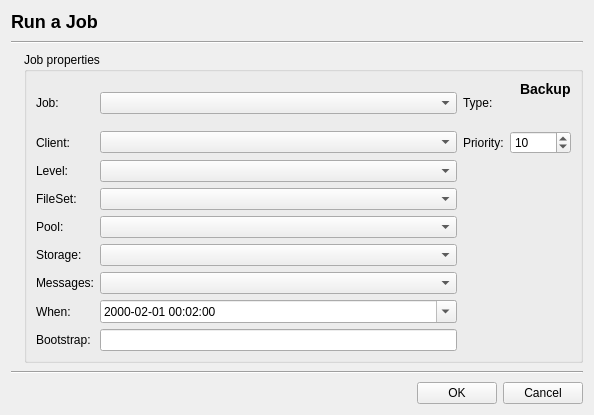
<ui version="4.0" >
 <class>runForm</class>
 <widget class="QWidget" name="runForm" >
  <property name="geometry" >
   <rect>
    <x>0</x>
    <y>0</y>
    <width>594</width>
    <height>415</height>
   </rect>
  </property>
  <property name="sizePolicy" >
   <sizepolicy vsizetype="Preferred" hsizetype="Preferred" >
    <horstretch>0</horstretch>
    <verstretch>0</verstretch>
   </sizepolicy>
  </property>
  <property name="windowTitle" >
   <string>Run job</string>
  </property>
  <layout class="QVBoxLayout" >
   <item>
    <widget class="QLabel" name="run" >
     <property name="maximumSize" >
      <size>
       <width>16777215</width>
       <height>30</height>
      </size>
     </property>
     <property name="font" >
      <font>
       <pointsize>11</pointsize>
      </font>
     </property>
     <property name="text" >
      <string>&lt;h3>Run a Job&lt;/h3></string>
     </property>
    </widget>
   </item>
   <item>
    <widget class="Line" name="line" >
     <property name="sizePolicy" >
      <sizepolicy vsizetype="Expanding" hsizetype="Minimum" >
       <horstretch>0</horstretch>
       <verstretch>0</verstretch>
      </sizepolicy>
     </property>
     <property name="minimumSize" >
      <size>
       <width>0</width>
       <height>5</height>
      </size>
     </property>
     <property name="orientation" >
      <enum>Qt::Horizontal</enum>
     </property>
    </widget>
   </item>
   <item>
    <layout class="QHBoxLayout" >
     <item>
      <widget class="QLabel" name="label_12" >
       <property name="text" >
        <string/>
       </property>
       <property name="pixmap" >
        <pixmap resource="../main.qrc" >:/images/runit.png</pixmap>
       </property>
      </widget>
     </item>
     <item>
      <widget class="QGroupBox" name="groupBox" >
       <property name="title" >
        <string>Job properties</string>
       </property>
       <layout class="QGridLayout" >
        <item row="0" column="0" >
         <widget class="QLabel" name="label_6" >
          <property name="text" >
           <string>Job:</string>
          </property>
          <property name="buddy" >
           <cstring>jobCombo</cstring>
          </property>
         </widget>
        </item>
        <item row="0" column="1" >
         <widget class="QComboBox" name="jobCombo" />
        </item>
        <item row="0" column="2" colspan="2" >
         <layout class="QHBoxLayout" >
          <property name="spacing" >
           <number>6</number>
          </property>
          <property name="leftMargin" >
           <number>0</number>
          </property>
          <property name="topMargin" >
           <number>0</number>
          </property>
          <property name="rightMargin" >
           <number>0</number>
          </property>
          <property name="bottomMargin" >
           <number>0</number>
          </property>
          <item>
           <widget class="QLabel" name="label_7" >
            <property name="text" >
             <string>Type:</string>
            </property>
           </widget>
          </item>
          <item>
           <widget class="QLabel" name="typeLabel" >
            <property name="text" >
             <string>&lt;h3>Backup&lt;h3/></string>
            </property>
           </widget>
          </item>
         </layout>
        </item>
        <item row="1" column="0" >
         <widget class="QLabel" name="label_8" >
          <property name="text" >
           <string>Client:</string>
          </property>
          <property name="buddy" >
           <cstring>clientCombo</cstring>
          </property>
         </widget>
        </item>
        <item row="1" column="1" >
         <widget class="QComboBox" name="clientCombo" />
        </item>
        <item row="1" column="2" >
         <widget class="QLabel" name="label_4" >
          <property name="text" >
           <string>Priority:</string>
          </property>
          <property name="buddy" >
           <cstring>prioritySpin</cstring>
          </property>
         </widget>
        </item>
        <item row="1" column="3" >
         <widget class="QSpinBox" name="prioritySpin" >
          <property name="minimum" >
           <number>1</number>
          </property>
          <property name="maximum" >
           <number>10000</number>
          </property>
          <property name="value" >
           <number>10</number>
          </property>
         </widget>
        </item>
        <item row="2" column="0" >
         <widget class="QLabel" name="label_11" >
          <property name="text" >
           <string>Level:</string>
          </property>
          <property name="buddy" >
           <cstring>levelCombo</cstring>
          </property>
         </widget>
        </item>
        <item row="2" column="1" >
         <widget class="QComboBox" name="levelCombo" />
        </item>
        <item rowspan="5" row="2" column="3" >
         <spacer>
          <property name="orientation" >
           <enum>Qt::Vertical</enum>
          </property>
          <property name="sizeHint" >
           <size>
            <width>56</width>
            <height>151</height>
           </size>
          </property>
         </spacer>
        </item>
        <item row="3" column="0" >
         <widget class="QLabel" name="label_9" >
          <property name="text" >
           <string>FileSet:</string>
          </property>
          <property name="buddy" >
           <cstring>filesetCombo</cstring>
          </property>
         </widget>
        </item>
        <item row="3" column="1" >
         <widget class="QComboBox" name="filesetCombo" />
        </item>
        <item row="4" column="0" >
         <widget class="QLabel" name="label_3" >
          <property name="text" >
           <string>Pool:</string>
          </property>
          <property name="buddy" >
           <cstring>poolCombo</cstring>
          </property>
         </widget>
        </item>
        <item row="4" column="1" >
         <widget class="QComboBox" name="poolCombo" />
        </item>
        <item row="5" column="0" >
         <widget class="QLabel" name="label_2" >
          <property name="text" >
           <string>Storage:</string>
          </property>
          <property name="buddy" >
           <cstring>storageCombo</cstring>
          </property>
         </widget>
        </item>
        <item row="5" column="1" >
         <widget class="QComboBox" name="storageCombo" />
        </item>
        <item row="6" column="0" >
         <widget class="QLabel" name="label_10" >
          <property name="text" >
           <string>Messages:</string>
          </property>
          <property name="buddy" >
           <cstring>messagesCombo</cstring>
          </property>
         </widget>
        </item>
        <item row="6" column="1" >
         <widget class="QComboBox" name="messagesCombo" />
        </item>
        <item row="7" column="0" >
         <widget class="QLabel" name="label" >
          <property name="text" >
           <string>When:</string>
          </property>
          <property name="buddy" >
           <cstring>dateTimeEdit</cstring>
          </property>
         </widget>
        </item>
        <item row="7" column="1" >
         <widget class="QDateTimeEdit" name="dateTimeEdit" >
          <property name="dateTime" >
           <datetime>
            <hour>0</hour>
            <minute>2</minute>
            <second>0</second>
            <year>2000</year>
            <month>1</month>
            <day>1</day>
           </datetime>
          </property>
          <property name="displayFormat" >
           <string>yyyy-mm-dd hh:mm:ss</string>
          </property>
          <property name="calendarPopup" >
           <bool>true</bool>
          </property>
         </widget>
        </item>
        <item row="8" column="0" >
         <widget class="QLabel" name="label_5" >
          <property name="text" >
           <string>Bootstrap:</string>
          </property>
          <property name="openExternalLinks" >
           <bool>true</bool>
          </property>
          <property name="buddy" >
           <cstring>bootstrap</cstring>
          </property>
         </widget>
        </item>
        <item row="8" column="1" >
         <widget class="QLineEdit" name="bootstrap" >
          <property name="enabled" >
           <bool>true</bool>
          </property>
          <property name="minimumSize" >
           <size>
            <width>200</width>
            <height>0</height>
           </size>
          </property>
          <property name="readOnly" >
           <bool>false</bool>
          </property>
         </widget>
        </item>
       </layout>
      </widget>
     </item>
    </layout>
   </item>
   <item>
    <widget class="Line" name="line_2" >
     <property name="sizePolicy" >
      <sizepolicy vsizetype="Expanding" hsizetype="Minimum" >
       <horstretch>0</horstretch>
       <verstretch>0</verstretch>
      </sizepolicy>
     </property>
     <property name="minimumSize" >
      <size>
       <width>0</width>
       <height>5</height>
      </size>
     </property>
     <property name="orientation" >
      <enum>Qt::Horizontal</enum>
     </property>
    </widget>
   </item>
   <item>
    <layout class="QHBoxLayout" >
     <item>
      <spacer>
       <property name="orientation" >
        <enum>Qt::Horizontal</enum>
       </property>
       <property name="sizeHint" >
        <size>
         <width>40</width>
         <height>20</height>
        </size>
       </property>
      </spacer>
     </item>
     <item>
      <widget class="QPushButton" name="okButton" >
       <property name="text" >
        <string>OK</string>
       </property>
      </widget>
     </item>
     <item>
      <widget class="QPushButton" name="cancelButton" >
       <property name="text" >
        <string>Cancel</string>
       </property>
      </widget>
     </item>
    </layout>
   </item>
  </layout>
 </widget>
 <resources>
  <include location="../main.qrc" />
 </resources>
 <connections/>
</ui>
